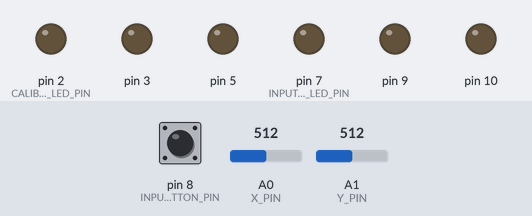
The sketch below on a simulated Arduino Uno, built with avr-gcc and run on an emulated ATmega328P. On the bench: output pins drawn as LEDs (lit = HIGH). Inputs (shaded band) come from the test bench; at power-on: pin 8 (INPUT_TOGGLE_BUTTON_PIN) LOW, A0 (X_PIN) = 512, A1 (Y_PIN) = 512.

Above: at 1.2 s.
1.3 s: pin 8 (INPUT_TOGGLE_BUTTON_PIN) pulled HIGH for 0.15 s
At 1.7 s:
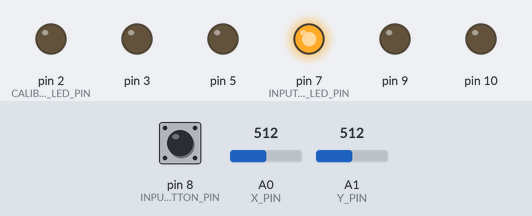
2.9 s: A0 (X_PIN) set to 716
At 4.1 s:
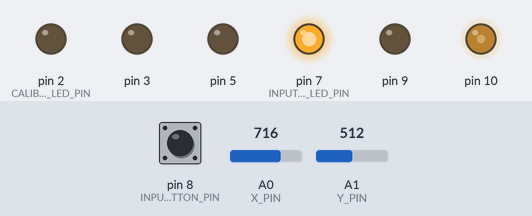
4.4 s: A1 (Y_PIN) set to 716
At 5.3 s:
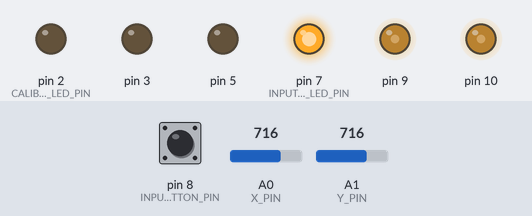
5.9 s: A0 (X_PIN) set to 900
At 6.4 s:
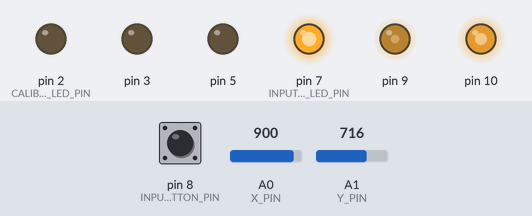
7.4 s: A1 (Y_PIN) set to 900
At 8.6 s:
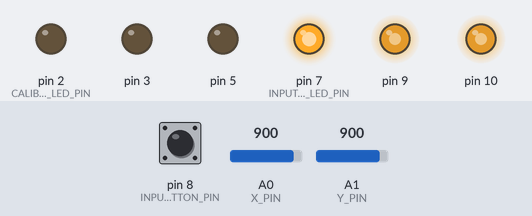
8.9 s: pin 8 (INPUT_TOGGLE_BUTTON_PIN) pulled HIGH for 1 s
At 9.9 s:
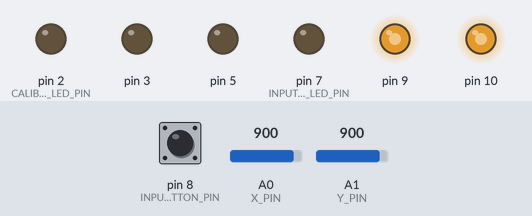
Timing chart, 0 to 11.9 s (numbered marks = the images above; inputs shaded):
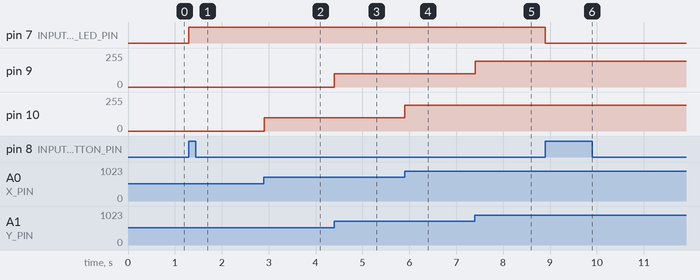

Measured:
- after the input at 1.3 s, pin 7 (INPUT_TOGGLE_LED_PIN): LOW → HIGH at once
- after the input at 2.9 s, pin 10: 0/255 → 101/255 at once
- after the input at 4.4 s, pin 9: 0/255 → 101/255 at once
- after the input at 5.9 s, pin 10: 101/255 → 193/255 at once
- after the input at 7.4 s, pin 9: 101/255 → 193/255 at once
- after the input at 8.9 s, pin 7 (INPUT_TOGGLE_LED_PIN): HIGH → LOW at once

The sketch:

stick.ino
```cpp
// #include <HID-Project.h>

#include "joystick.h"
#include "button_toggle.h"
#include "common.h"
#include "pins.h"

// ===========================

class MainState {
  public:
    MainState(const uint8_t mainX, const uint8_t mainY) :
      inputToggle_(INPUT_TOGGLE_BUTTON_PIN), joystick_(mainX, mainY)
    {}

    void updateLoop() {
      joystick_.poll();
      inputToggle_.poll();

      digitalWrite(INPUT_TOGGLE_LED_PIN, inputToggle_.active());

      if constexpr (ENABLE_SERIAL) Serial.println("BUTTON = " + String(inputToggle_.active()));

      // Handle reading from the joystick.
      if (inputToggle_.active()) {  // Normal print mode.
        if constexpr (ENABLE_SERIAL) {
          joystick_.printState();
          Serial.println();
        }

        setDirectionLEDs();
      }
    }
  private:
    void setDirectionLEDs() {
      const Vec posCentred = joystick_.posCentred();
      if (posCentred.x_ > 0.0) {
        setPWM_LED(posCentred.x_ * 2.0, directionPins::RIGHT);
        setPWM_LED(0.0, directionPins::LEFT);
      } else {
        setPWM_LED(-posCentred.x_ * 2.0, directionPins::LEFT);
        setPWM_LED(0.0, directionPins::RIGHT);
      }

      if (posCentred.y_ > 0.0) {
        setPWM_LED(posCentred.y_ * 2.0, directionPins::UP);
        setPWM_LED(0.0, directionPins::DOWN);
      } else {
        setPWM_LED(-posCentred.y_ * 2.0, directionPins::DOWN);
        setPWM_LED(0.0, directionPins::UP);
      }
    }

    ButtonToggleState inputToggle_;
    JoyStick joystick_;
};

// Static vars.

PinSetup PINSETUP;
MainState mainState(X_PIN, Y_PIN);

void setup() {
  if constexpr (ENABLE_SERIAL) {
    Serial.begin(9600);

    if constexpr (LEONARDO) {
      while (!Serial) {
        // wait for serial port to connect. Needed for Leonardo only
      }
    }
  }
}

void loop() {
  mainState.updateLoop();
  // delay(100);
}
```

button_toggle.h
```cpp
#pragma once

class ButtonToggleState {
 public:
  ButtonToggleState(const uint8_t buttonPin) :
    buttonPin_(buttonPin), state_(false), lastState_(false), justSwitched_(false)
  {}

  void poll() {
    const bool currState = buttonDown();
    const bool justSwitched_ = lastState_ == false && currState == true;
    if (justSwitched_) { state_ = !state_; }
    lastState_ = currState;
  }

  bool active() const { return state_; }
  bool justSwitched() const { return justSwitched_; }
 private:
  bool buttonDown() const { return digitalRead(buttonPin_) == HIGH; }

  const uint8_t buttonPin_;
  bool state_, lastState_, justSwitched_;
};
```

common.h
```cpp
#pragma once

constexpr uint16_t CALIBRATION_DURATION_MS = 1000;
constexpr bool ENABLE_JOYSTICK_PRINTS = false;
constexpr bool LEONARDO = false;
constexpr bool ENABLE_SERIAL = false;


void setPWM_LED(const float brightness, const uint8_t pin) {
  analogWrite(pin, (int)(brightness * 255.0));
}
```

joystick.h
```cpp
#pragma once

#include "vec.h"
#include "common.h"

namespace {

float potentiometerPercent(const int val, const int max_val = 1023) {
  return (float)val / (float)max_val;
}

}  // namespace

// Joystick representation.
class JoyStick {
 public:
  JoyStick() : calibrated_(false) {}

  JoyStick(const uint8_t x_pin, const uint8_t y_pin)
    : calibrated_(false), xPin_(x_pin), yPin_(y_pin),
      max_{ -1e3, -1e3 }, min_{ 1e3, 1e3 } {
    // Initialisation phase.
    lastPos_ = rawRead();
  }

  void printState() {
    Serial.print("JoyStick { pos = ");
    lastPos_.print();
    Serial.print(", min = ");
    min_.print();
    Serial.print(", max = ");
    max_.print();
    Serial.print(", centre_pos = ");
    centrePos_.print();
    Serial.print(" }");
  }

  void poll() {
    lastPos_ = read();

    if (!calibrated_) {
      calibrated_ = calibrateStep();
    }

    if constexpr (ENABLE_JOYSTICK_PRINTS) {
      printState();
      Serial.println();
    }
  }

  const Vec& pos() const { return lastPos_; }
  float x() const { return pos().x_; }
  float y() const { return pos().y_; }

  float xCentred() const { return pos().x_ - centrePos_.x_; }
  float yCentred() const { return pos().y_ - centrePos_.y_; }
  Vec posCentred() const { return Vec { xCentred(), yCentred() }; }

 private:
  bool calibrateStep() {
    centrePos_ = rawRead();
    return true;
  }
  // // Calibration notes:
  // // - Assumes that the starting position of the joystick is the centre (i.e, no one is touching the joystick).
  // // - Length of the extent from the starting position - first min/max position defines the dead zones.
  // bool calibrate_step() {
  //   constexpr int DELAY_MS = 20;
  //   // N * delay =~ roughly total time scanning in ms.
  //   constexpr int NUM_CALIBRATION_READINGS = CALIBRATION_DURATION_MS / DELAY_MS;

  //   static int curr_step = NUM_CALIBRATION_READINGS;

  //   if (curr_step == NUM_CALIBRATION_READINGS) {
  //     digitalWrite(CALIBRATION_LED_PIN, HIGH);
  //     centre_pos_ = raw_read();
  //   }

  //   {
  //     // set_pwm_led((float)(curr_step) / (float)NUM_CALIBRATION_READINGS, debug::STATUS_LED_PIN);

  //     const float x_read = raw_read_x() - centre_pos_.x_;
  //     const float y_read = raw_read_y() - centre_pos_.y_;

  //     if (x_read > max_.x_) {
  //       max_.x_ = x_read;
  //     } else if (x_read < min_.x_) {
  //       min_.x_ = x_read;
  //     }

  //     if (y_read > max_.y_) {
  //       max_.y_ = y_read;
  //     } else if (y_read < min_.y_) {
  //       min_.y_ = y_read;
  //     }
  //   }

  //   --curr_step;

  //   // Finish calibration
  //   if (curr_step <= 0) {
  //     // Clamp based on whichever direction is the smallest.
  //     if (abs(min_.x_) < abs(max_.x_)) {
  //       max_.x_ = -min_.x_;
  //     } else {
  //       min_.x_ = -max_.x_;
  //     }
  //     if (abs(min_.y_) < abs(max_.y_)) {
  //       max_.y_ = -min_.y_;
  //     } else {
  //       min_.y_ = -max_.y_;
  //     }

  //     digitalWrite(CALIBRATION_LED_PIN, LOW);
  //     return true;
  //   } else {
  //     // Otherwise keep going, delay.
  //     delay(DELAY_MS);
  //     return false;
  //   }
  // }

  // // Function reads from the pin, and then adjusts based on the calibration.
  // float read_x() const {
  //   const float read = raw_read_x() - centre_pos;

  // }
  // float read_y() const {
  //   return 0.0;
  // }
  // inline Vec read() const {
  //   return Vec { read_x(), read_y() };
  // }

  // "Calibrated" output - for now just raw.
  inline float readX() const { return rawReadX(); }
  inline float readY() const { return rawReadY(); }
  inline Vec read() const { return rawRead(); }
  // ---
  inline float rawReadPot(const uint8_t pin) const {
    const int reading = analogRead(pin);
    return potentiometerPercent(reading);
  }
  inline float rawReadX() const {
    return rawReadPot(xPin_);
  }
  inline float rawReadY() const {
    return rawReadPot(yPin_);
  }
  inline Vec rawRead() const {
    return Vec{ rawReadX(), rawReadY() };
  }

  bool calibrated_;
  uint8_t xPin_, yPin_;
  // Starting position of the joystick assumed to be the centre.
  Vec centrePos_;
  // Extents of the joystick inputs.
  Vec max_, min_;

  Vec lastPos_;
};
```

vec.h
```cpp
#pragma once

struct Vec {
  public:
    Vec() : x_(0.0), y_(0.0) {}
    Vec(const float x, const float y) : x_(x), y_(y) {}

    Vec& operator+=(const Vec& rhs) {
      x_ += rhs.x_;
      y_ += rhs.y_;
      return *this;
    }

    Vec& operator-=(const Vec& rhs) {
      x_ -= rhs.x_;
      y_ -= rhs.y_;
      return *this;
    }

    friend Vec operator-(Vec lhs, const Vec& rhs) {
      lhs -= rhs;
      return lhs;
    }

    float normSqr() const {
      return x_ * x_ + y_ * y_;
    }

    inline void print() const {
      Serial.print("{ " + String(x_) + ", " + String(y_) + " }");
    }

    float x_, y_;
};
```

pins.h
```cpp
#pragma once

constexpr uint8_t X_PIN = A0;
constexpr uint8_t Y_PIN = A1;

// Digital
constexpr uint8_t CALIBRATION_LED_PIN     = 2;
constexpr uint8_t INPUT_TOGGLE_LED_PIN    = 7;
constexpr uint8_t INPUT_TOGGLE_BUTTON_PIN = 8;

// PWM
namespace directionPins {
  constexpr uint8_t UP    = 9;
  constexpr uint8_t LEFT  = 5;
  constexpr uint8_t DOWN  = 3;
  constexpr uint8_t RIGHT = 10;
};

class PinSetup {
  public:
    PinSetup() {
      pinMode(CALIBRATION_LED_PIN, OUTPUT);

      pinMode(INPUT_TOGGLE_LED_PIN, OUTPUT);
      pinMode(INPUT_TOGGLE_BUTTON_PIN, INPUT);

      pinMode(directionPins::UP, OUTPUT);
      pinMode(directionPins::LEFT, OUTPUT);
      pinMode(directionPins::DOWN, OUTPUT);
      pinMode(directionPins::RIGHT, OUTPUT);
    }
};
```
